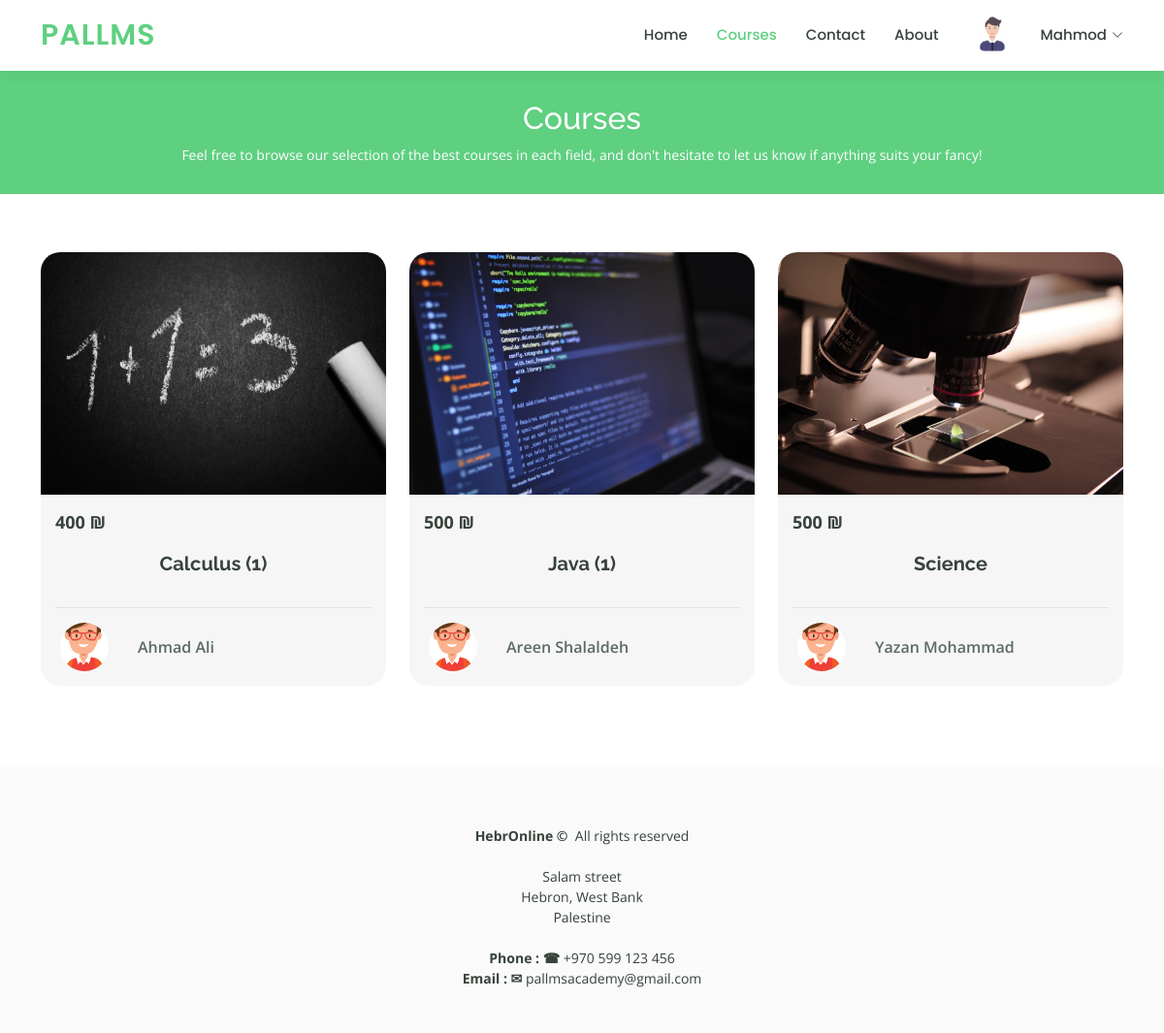
The page /Pallms/courses.php (signed in) on the database its author committed.
### tables this page shows
CREATE TABLE `courses` (
  `id` int(10) NOT NULL,
  `name` varchar(100) NOT NULL,
  `description` text NOT NULL,
  `outline` text NOT NULL,
  `requirements` text NOT NULL,
  `outcome` text NOT NULL,
  `imagePath` varchar(150) NOT NULL,
  `teachersId` int(10) NOT NULL,
  `price` int(11) NOT NULL,
  `RegistrationExpirationDate` date NOT NULL,
  `startDate` date DEFAULT NULL,
  `DateAdded` date NOT NULL,
  `status` int(2) NOT NULL DEFAULT 1,
  `enrolledNumber` int(11) NOT NULL DEFAULT 0,
  `classroom` int(2) NOT NULL DEFAULT 2
);

CREATE TABLE `users` (
  `id` int(10) NOT NULL,
  `firstName` varchar(30) NOT NULL,
  `lastName` varchar(30) NOT NULL,
  `email` varchar(50) NOT NULL,
  `password` varchar(50) NOT NULL,
  `address` varchar(200) NOT NULL,
  `imagePath` varchar(159) NOT NULL,
  `phone` varchar(50) NOT NULL,
  `type` int(4) NOT NULL,
  `status` int(4) NOT NULL,
  `registrationDate` date NOT NULL,
  `approvalDate` date DEFAULT NULL,
  `passwordReset` varchar(30) DEFAULT NULL
);

### DB/DB.php (called while the page is built, shortened)
 <?php
 class DB{
  private static $connection;
  public function connect(){
    if (!isset(self::$connection)) {
      $config=parse_ini_file('config.ini');
      self::$connection=new mysqli($config['servername'],$config['username'],$config['password'],$config['dbname']);
    }
    return self::$connection;
  }
public function getAllCourseWithTeacherActFin()
{
  $conn=$this->connect();
    $conn->set_charset("UTF8");
$query =" select courses.id , courses.name , courses.description ,courses.outline ,courses.requirements ,courses.outcome,
courses.imagePath,
courses.price,
courses.RegistrationExpirationDate,
courses.DateAdded
,users.firstName , users.lastName, users.imagePath  as userimg
 from courses
JOIN users ON courses.teachersId =  users.id
where  courses.status = '1'  or  courses.status = '3'
ORDER BY `courses`.`name` ASC
 ";
    $result = mysqli_query($conn, $query);
        return $result;
}
    }
?>

### Pallms/courses.php (the view, shortened to what this page needs)
<!DOCTYPE html>
<html lang="en">
  <?php
$loginStutes =0;
      if (isset($_SESSION['valid'])) {
       if ( $_SESSION['valid'] == 3 )
$loginStutes =1;
else  if ( $_SESSION['valid'] == 2 )
$loginStutes =1;
else if ( $_SESSION['valid'] == 1 )
$loginStutes =1;
    }
 ?>
<head>
  <link href="assets/vendor/animate.css/animate.min.css" rel="stylesheet">
  <link href="assets/vendor/aos/aos.css" rel="stylesheet">
  <link href="assets/vendor/bootstrap/css/bootstrap.min.css" rel="stylesheet">
  <link href="assets/vendor/bootstrap-icons/bootstrap-icons.css" rel="stylesheet">
  <link href="assets/vendor/boxicons/css/boxicons.min.css" rel="stylesheet">
  <link href="assets/vendor/remixicon/remixicon.css" rel="stylesheet">
  <link href="assets/vendor/swiper/swiper-bundle.min.css" rel="stylesheet">
  <link href="assets/css/style.css" rel="stylesheet">
</head>
<body>
   <header id="header" class="fixed-top">
    <div class="container d-flex align-items-center">
      <h1 class="logo me-auto">PalLMS</h1>
      <nav id="navbar" class="navbar order-last order-lg-0">
        <ul class="d-flex align-items-center">
          <li><a  href="index.php">Home</a></li>
          <li><a  class="active" href="courses.php">Courses</a></li>
          <li><a  href="contact.php">Contact</a></li>
          <li><a  href="about.php">About</a></li>
          <?php
    if ($loginStutes ==1) {
           ?>
          <ul>
            <li><img  src="<?php echo $_SESSION['img']; ?>"  alt="" style="width: 40px; height: 40px; border-radius: 50%; margin-left: 35px;object-fit:cover;"></li>
            <li class="dropdown"><a href="#"><span> <?php echo $_SESSION['name'] ;?> </span> <i class="bi bi-chevron-down"></i></a>
            </li>
            </ul>
             </ul>
      </nav>
          <?php
 }
else
 {
          ?>
  </ul>
      </nav>
      <a href="signInUp.php" class="get-started-btn">Sign Up</a>
        <?php  } ?>
    </div>
  </header>
  <main id="main" data-aos="fade-in">
    <div class="breadcrumbs" data-aos="fade-in">
      <div class="container">
        <h2>Courses</h2>
        <p>Feel free to browse our selection of the best courses in each field, and don't hesitate to let us know if anything suits your fancy!</p>
      </div>
    </div>
<section id="courses" class="courses">
  <div class="container" data-aos="fade-up">
    <div class="row" data-aos="zoom-in" data-aos-delay="100">
      <?php
      require('../DB/DB.php');
      $db = new DB();
      $result = $db->getAllCourseWithTeacherActFin();
      foreach ($result as $item) {
      ?>
        <div class="col-lg-4 col-md-6 mb-4 d-flex align-items-stretch">
          <div class="course-item" style="border-radius: 20px; overflow: hidden;">
            <img style="width: 500px; height: 250px;object-fit:cover;" src="<?php echo $item['imagePath']; ?>" class="img-fluid" alt="...">
            <div class="course-content">
              <div class="d-flex justify-content-between align-items-center mb-3">
                <p class="price"><?php echo $item['price']; ?> ₪</p>
              </div>
              <form action="course-details.php" method="POST" enctype="multipart/form-data">
                <h3><input class="titleText" type="submit" name="submit" value="<?php echo $item['name']; ?>" /></h3><br>
              </form>
              <div class="trainer d-flex justify-content-between align-items-center">
                <div class="trainer-profile d-flex align-items-center">
                  <img style="border-radius: 50px; width: 50px; height: 50px; margin-left: 5px; margin-right: 20px;object-fit:cover;" src="<?php echo $item['userimg']; ?>" class="img-fluid" alt="">
                  <span><?php echo $item['firstName']. "  ".$item['lastName']; ?>  </span>
                </div>
              </div>
            </div>
          </div>
        </div>
      <?php
      }
      ?>
    </div>
  </div>
</section>
  </main>
  <footer id="footer">
<div class="footer-top">
  <div class="container">
    <div class="row">
    <div class="copyright"><strong><span>HebrOnline&nbsp;&copy; &nbsp;</span></strong>All rights reserved</div>
    <p>
      <br>
          Salam street <br>
          Hebron, West Bank<br>
          Palestine <br><br>
          <strong>Phone : &phone;</strong> +970 599  123 456 <br>
          <strong>Email : &#9993;</strong> pallmsacademy@gmail.com<br>
        </p>
    </div>
  </div>
</div>
</footer>
</body>
</html>

### Pallms/assets/css/style.css (style rules this page uses)
body { font-family: "Open Sans", sans-serif; color: #444444; text-align: center; }
a { color: #5fcf80; text-decoration: none; }
h1, h2, h3, h4, h5, h6 { font-family: "Raleway", sans-serif; }
#header { display: flex; justify-content: center; background: #fff; transition: all 0.5s; z-index: 997; padding: 15px 0; box-shadow: 0px 0 18px rgba(55, 66, 59, 0.08); }
#header .logo { font-size: 30px; margin: 0; padding: 0; line-height: 1; font-weight: 600; letter-spacing: 1px; text-transform: uppercase; font-family: "Poppins", sans-serif; color: #5fcf80; }
.navbar { padding: 0; display: flex; }
.navbar ul { margin: 0; padding: 0; display: flex; list-style: none; }
.navbar li { position: relative; }
.navbar a, .navbar a:focus { display: flex; align-items: center; justify-content: space-between; padding: 10px 0 10px 30px; font-family: "Poppins", sans-serif; font-size: 15px; font-weight: 500; color: #37423b; white-space: nowrap; transition: 0.3s; }
.navbar a i, .navbar a:focus i { font-size: 12px; line-height: 0; margin-left: 5px; }
.navbar a:hover, .navbar .active, .navbar .active:focus, .navbar li:hover>a { color: #5fcf80; }
section { padding: 60px 0; overflow: hidden; }
.breadcrumbs { margin-top: 73px; text-align: center; background: #5fcf80; padding: 30px 0; color: #fff; }
.breadcrumbs h2 { font-size: 32px; font-weight: 500; }
.breadcrumbs p { font-size: 14px; margin-bottom: 0; }
.courses .course-content { background-color: rgb(246, 246, 246); padding: 15px; }
.courses .course-content h3 { font-weight: 700; font-size: 20px; }
.courses .course-content p { font-size: 14px; color: #777777; }
.courses .course-content .price { margin: 0; font-weight: 700; font-size: 18px; color: #37423b; }
.courses .trainer { padding-top: 15px; border-top: 1px solid #e1e1e1; }
.courses .trainer .trainer-profile span { padding-left: 10px; font-weight: 600; font-size: 16px; color: #5a6c60; }
#footer { color: #37423b; font-size: 14px; background: #eef0ef; }
#footer .footer-top { padding: 60px 0 30px 0; background: #f9faf9; }

### Pallms/courses.php (style rules this page uses)
.titleText { color: #37423b; transition: 0.3s; text-decoration: none; font-weight: 700; font-size: 20px; font-family: "Raleway", sans-serif; border: none; background: none; }

### rows shown on the page
courses: imagePath (picture), price "400", submit "Calculus (1)", teachersId.imagePath (picture), teachersId.firstName "Ahmad", teachersId.lastName "Ali"
courses: imagePath (picture), price "500", submit "Java (1)", teachersId.imagePath (picture), teachersId.firstName "Areen", teachersId.lastName "Shalaldeh"
courses: imagePath (picture), price "500", submit "Science", teachersId.imagePath (picture), teachersId.firstName "Yazan", teachersId.lastName "Mohammad"

### other values the page prints
$_SESSION['name'] "Mahmod"
